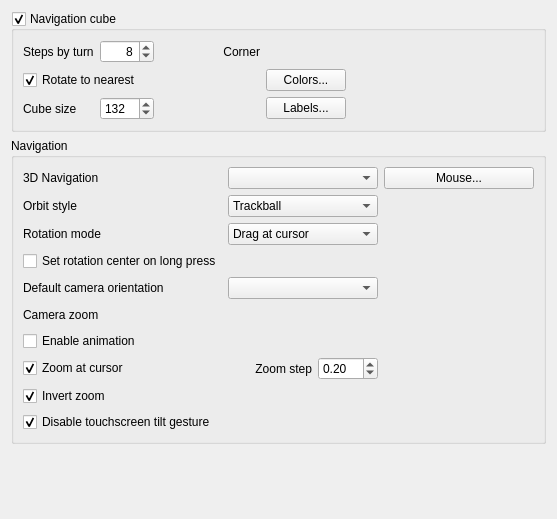
<?xml version="1.0" encoding="UTF-8"?>
<ui version="4.0">
 <class>Gui::Dialog::DlgSettingsNavigation</class>
 <widget class="QWidget" name="Gui::Dialog::DlgSettingsNavigation">
  <property name="geometry">
   <rect>
    <x>0</x>
    <y>0</y>
    <width>557</width>
    <height>519</height>
   </rect>
  </property>
  <property name="windowTitle">
   <string>Navigation</string>
  </property>
  <layout class="QVBoxLayout" name="verticalLayout_2">
   <item>
    <widget class="QGroupBox" name="groupBoxNaviCube">
     <property name="title">
      <string>Navigation cube</string>
     </property>
     <property name="checkable">
      <bool>true</bool>
     </property>
     <layout class="QGridLayout" name="gridLayout_2">
      <item row="1" column="3">
       <widget class="QPushButton" name="buttonNaviColors">
        <property name="text">
         <string>Colors...</string>
        </property>
       </widget>
      </item>
      <item row="2" column="3">
       <widget class="QPushButton" name="buttonNaviLabels">
        <property name="text">
         <string>Labels...</string>
        </property>
       </widget>
      </item>
      <item row="0" column="0">
       <widget class="QLabel" name="stepLabel">
        <property name="text">
         <string>Steps by turn</string>
        </property>
       </widget>
      </item>
      <item row="0" column="1">
       <widget class="Gui::PrefSpinBox" name="prefStepByTurn">
        <property name="toolTip">
         <string>Number of steps by turn when using arrows (default = 8 : step angle = 360/8 = 45 deg)</string>
        </property>
        <property name="alignment">
         <set>Qt::AlignRight|Qt::AlignTrailing|Qt::AlignVCenter</set>
        </property>
        <property name="minimum">
         <number>4</number>
        </property>
        <property name="maximum">
         <number>36</number>
        </property>
        <property name="value">
         <number>8</number>
        </property>
        <property name="prefEntry" stdset="0">
         <cstring>NaviStepByTurn</cstring>
        </property>
        <property name="prefPath" stdset="0">
         <cstring>NaviCube</cstring>
        </property>
       </widget>
      </item>
      <item row="0" column="2">
       <widget class="QLabel" name="cornerLabel">
        <property name="minimumSize">
         <size>
          <width>100</width>
          <height>0</height>
         </size>
        </property>
        <property name="text">
         <string>Corner</string>
        </property>
        <property name="alignment">
         <set>Qt::AlignRight|Qt::AlignTrailing|Qt::AlignVCenter</set>
        </property>
       </widget>
      </item>
      <item row="0" column="3">
       <widget class="Gui::PrefComboBox" name="naviCubeCorner" native="true">
        <property name="toolTip">
         <string>Corner where navigation cube is shown</string>
        </property>
        <property name="currentIndex" stdset="0">
         <number>1</number>
        </property>
        <property name="prefEntry" stdset="0">
         <cstring>CornerNaviCube</cstring>
        </property>
        <property name="prefPath" stdset="0">
         <cstring>View</cstring>
        </property>
       </widget>
      </item>
      <item row="1" column="0" colspan="2">
       <widget class="Gui::PrefCheckBox" name="naviCubeToNearest">
        <property name="toolTip">
         <string>Rotates to nearest possible state when clicking a cube face</string>
        </property>
        <property name="text">
         <string>Rotate to nearest</string>
        </property>
        <property name="checked">
         <bool>true</bool>
        </property>
        <property name="prefEntry" stdset="0">
         <cstring>NaviRotateToNearest</cstring>
        </property>
        <property name="prefPath" stdset="0">
         <cstring>NaviCube</cstring>
        </property>
       </widget>
      </item>
      <item row="2" column="0">
       <widget class="QLabel" name="label_3">
        <property name="text">
         <string>Cube size</string>
        </property>
       </widget>
      </item>
      <item row="2" column="1">
       <widget class="Gui::PrefSpinBox" name="prefCubeSize">
        <property name="toolTip">
         <string>Size of the navigation cube</string>
        </property>
        <property name="minimum">
         <number>10</number>
        </property>
        <property name="maximum">
         <number>1024</number>
        </property>
        <property name="singleStep">
         <number>10</number>
        </property>
        <property name="value">
         <number>132</number>
        </property>
        <property name="prefEntry" stdset="0">
         <cstring>CubeSize</cstring>
        </property>
        <property name="prefPath" stdset="0">
         <cstring>NaviCube</cstring>
        </property>
       </widget>
      </item>
      <item row="0" column="4">
       <spacer name="horizontalSpacer">
        <property name="orientation">
         <enum>Qt::Horizontal</enum>
        </property>
        <property name="sizeHint" stdset="0">
         <size>
          <width>40</width>
          <height>20</height>
         </size>
        </property>
       </spacer>
      </item>
     </layout>
    </widget>
   </item>
   <item>
    <widget class="QGroupBox" name="GroupBox12">
     <property name="enabled">
      <bool>true</bool>
     </property>
     <property name="title">
      <string>Navigation</string>
     </property>
     <layout class="QVBoxLayout" name="verticalLayout">
      <item>
       <layout class="QGridLayout" name="gridLayout">
        <item row="7" column="2">
         <layout class="QHBoxLayout" name="horizontalLayout">
          <item>
           <widget class="QLabel" name="label">
            <property name="maximumSize">
             <size>
              <width>100</width>
              <height>16777215</height>
             </size>
            </property>
            <property name="text">
             <string>Zoom step</string>
            </property>
            <property name="alignment">
             <set>Qt::AlignRight|Qt::AlignTrailing|Qt::AlignVCenter</set>
            </property>
           </widget>
          </item>
          <item>
           <widget class="Gui::PrefDoubleSpinBox" name="spinBoxZoomStep">
            <property name="maximumSize">
             <size>
              <width>60</width>
              <height>16777215</height>
             </size>
            </property>
            <property name="toolTip">
             <string>How much will be zoomed.
Zoom step of '1' means a factor of 7.5 for every zoom step.</string>
            </property>
            <property name="minimum">
             <double>0.010000000000000</double>
            </property>
            <property name="maximum">
             <double>1.000000000000000</double>
            </property>
            <property name="singleStep">
             <double>0.050000000000000</double>
            </property>
            <property name="value">
             <double>0.200000000000000</double>
            </property>
            <property name="prefEntry" stdset="0">
             <cstring>ZoomStep</cstring>
            </property>
            <property name="prefPath" stdset="0">
             <cstring>View</cstring>
            </property>
           </widget>
          </item>
         </layout>
        </item>
        <item row="4" column="0">
         <widget class="QLabel" name="newDocViewLabel">
          <property name="text">
           <string>Default camera orientation</string>
          </property>
         </widget>
        </item>
        <item row="1" column="2">
         <widget class="QComboBox" name="comboOrbitStyle">
          <property name="minimumSize">
           <size>
            <width>120</width>
            <height>0</height>
           </size>
          </property>
          <property name="maximumSize">
           <size>
            <width>16777215</width>
            <height>16777215</height>
           </size>
          </property>
          <property name="toolTip">
           <string>Rotation orbit style.
Trackball: moving the mouse horizontally will rotate the part around the y-axis
Turntable: the part will be rotated around the z-axis.</string>
          </property>
          <property name="currentIndex">
           <number>1</number>
          </property>
          <item>
           <property name="text">
            <string>Turntable</string>
           </property>
          </item>
          <item>
           <property name="text">
            <string>Trackball</string>
           </property>
          </item>
         </widget>
        </item>
        <item row="2" column="0">
         <widget class="QLabel" name="labelRotationMode">
          <property name="text">
           <string>Rotation mode</string>
          </property>
         </widget>
        </item>
        <item row="0" column="0">
         <widget class="QLabel" name="navigationLabel">
          <property name="text">
           <string>3D Navigation</string>
          </property>
         </widget>
        </item>
        <item row="1" column="0">
         <widget class="QLabel" name="orbitLabel">
          <property name="text">
           <string>Orbit style</string>
          </property>
         </widget>
        </item>
        <item row="7" column="0">
         <widget class="Gui::PrefCheckBox" name="checkBoxZoomAtCursor">
          <property name="toolTip">
           <string>Zoom operations will be performed at position of mouse pointer</string>
          </property>
          <property name="text">
           <string>Zoom at cursor</string>
          </property>
          <property name="checked">
           <bool>true</bool>
          </property>
          <property name="prefEntry" stdset="0">
           <cstring>ZoomAtCursor</cstring>
          </property>
          <property name="prefPath" stdset="0">
           <cstring>View</cstring>
          </property>
         </widget>
        </item>
        <item row="0" column="2">
         <widget class="QComboBox" name="comboNavigationStyle">
          <property name="minimumSize">
           <size>
            <width>120</width>
            <height>0</height>
           </size>
          </property>
          <property name="maximumSize">
           <size>
            <width>16777215</width>
            <height>16777215</height>
           </size>
          </property>
          <property name="toolTip">
           <string>Navigation settings set</string>
          </property>
          <property name="currentIndex">
           <number>-1</number>
          </property>
         </widget>
        </item>
        <item row="9" column="0">
         <widget class="Gui::PrefCheckBox" name="checkBoxDisableTilt">
          <property name="toolTip">
           <string>Prevents view tilting when pinch-zooming.
Affects only gesture navigation style.
Mouse tilting is not disabled by this setting.</string>
          </property>
          <property name="text">
           <string>Disable touchscreen tilt gesture</string>
          </property>
          <property name="checked">
           <bool>true</bool>
          </property>
          <property name="prefEntry" stdset="0">
           <cstring>DisableTouchTilt</cstring>
          </property>
          <property name="prefPath" stdset="0">
           <cstring>View</cstring>
          </property>
         </widget>
        </item>
        <item row="3" column="0">
         <widget class="QCheckBox" name="checkBoxRotationCenter">
          <property name="toolTip">
           <string>Only applicable in gesture navigation mode.

If enabled, then long press and then release either the touch screen
or any mouse button to set the rotation center. 

If disabled, then long press and then release to bring up the context menu.

If ALT key is down, then does the oppsite of the above long press action.</string>
          </property>
          <property name="text">
           <string>Set rotation center on long press</string>
          </property>
         </widget>
        </item>
        <item row="6" column="0">
         <widget class="Gui::PrefCheckBox" name="checkBoxUseAutoRotation">
          <property name="enabled">
           <bool>true</bool>
          </property>
          <property name="toolTip">
           <string>Enable animated rotations</string>
          </property>
          <property name="text">
           <string>Enable animation</string>
          </property>
          <property name="checked">
           <bool>false</bool>
          </property>
          <property name="prefEntry" stdset="0">
           <cstring>UseAutoRotation</cstring>
          </property>
          <property name="prefPath" stdset="0">
           <cstring>View</cstring>
          </property>
         </widget>
        </item>
        <item row="2" column="2">
         <widget class="QComboBox" name="comboRotationMode">
          <property name="minimumSize">
           <size>
            <width>120</width>
            <height>0</height>
           </size>
          </property>
          <property name="maximumSize">
           <size>
            <width>16777215</width>
            <height>16777215</height>
           </size>
          </property>
          <property name="toolTip">
           <string>Rotations in 3D will use current cursor position as center for rotation</string>
          </property>
          <property name="currentIndex">
           <number>1</number>
          </property>
          <item>
           <property name="text">
            <string>Window center</string>
           </property>
          </item>
          <item>
           <property name="text">
            <string>Drag at cursor</string>
           </property>
          </item>
          <item>
           <property name="text">
            <string>Object center</string>
           </property>
          </item>
         </widget>
        </item>
        <item row="8" column="0">
         <widget class="Gui::PrefCheckBox" name="checkBoxInvertZoom">
          <property name="toolTip">
           <string>Direction of zoom operations will be inverted</string>
          </property>
          <property name="text">
           <string>Invert zoom</string>
          </property>
          <property name="checked">
           <bool>true</bool>
          </property>
          <property name="prefEntry" stdset="0">
           <cstring>InvertZoom</cstring>
          </property>
          <property name="prefPath" stdset="0">
           <cstring>View</cstring>
          </property>
         </widget>
        </item>
        <item row="5" column="0">
         <widget class="QLabel" name="label_2">
          <property name="text">
           <string>Camera zoom</string>
          </property>
         </widget>
        </item>
        <item row="5" column="2">
         <widget class="PrefUnitSpinBox" name="qspinNewDocScale" native="true">
          <property name="minimumSize">
           <size>
            <width>120</width>
            <height>20</height>
           </size>
          </property>
          <property name="maximumSize">
           <size>
            <width>16777215</width>
            <height>16777215</height>
           </size>
          </property>
          <property name="toolTip">
           <string>Sets camera zoom for new documents.
The value is the diameter of the sphere to fit on the screen.</string>
          </property>
          <property name="unit" stdset="0">
           <string>mm</string>
          </property>
          <property name="minimum" stdset="0">
           <double>0.000010000000000</double>
          </property>
          <property name="maximum" stdset="0">
           <double>10000000.000000000000000</double>
          </property>
          <property name="prefEntry" stdset="0">
           <cstring>NewDocumentCameraScale</cstring>
          </property>
          <property name="prefPath" stdset="0">
           <cstring>View</cstring>
          </property>
          <property name="rawValue" stdset="0">
           <double>100.000000000000000</double>
          </property>
         </widget>
        </item>
        <item row="4" column="2">
         <widget class="QComboBox" name="comboNewDocView">
          <property name="minimumSize">
           <size>
            <width>120</width>
            <height>0</height>
           </size>
          </property>
          <property name="maximumSize">
           <size>
            <width>16777215</width>
            <height>16777215</height>
           </size>
          </property>
          <property name="toolTip">
           <string>Default camera orientation when creating a new document or selecting the home view</string>
          </property>
         </widget>
        </item>
        <item row="0" column="3">
         <widget class="QPushButton" name="mouseButton">
          <property name="toolTip">
           <string>List the mouse button configs for each chosen navigation setting.
Select a set and then press the button to view said configurations.</string>
          </property>
          <property name="text">
           <string>Mouse...</string>
          </property>
         </widget>
        </item>
       </layout>
      </item>
     </layout>
    </widget>
   </item>
   <item>
    <spacer name="verticalSpacer">
     <property name="orientation">
      <enum>Qt::Vertical</enum>
     </property>
     <property name="sizeHint" stdset="0">
      <size>
       <width>20</width>
       <height>96</height>
      </size>
     </property>
    </spacer>
   </item>
  </layout>
 </widget>
 <customwidgets>
  <customwidget>
   <class>Gui::PrefCheckBox</class>
   <extends>QCheckBox</extends>
   <header>Gui/PrefWidgets.h</header>
  </customwidget>
  <customwidget>
   <class>Gui::PrefSpinBox</class>
   <extends>QSpinBox</extends>
   <header>Gui/PrefWidgets.h</header>
  </customwidget>
  <customwidget>
   <class>Gui::PrefDoubleSpinBox</class>
   <extends>QDoubleSpinBox</extends>
   <header>Gui/PrefWidgets.h</header>
  </customwidget>
  <customwidget>
   <class>PrefUnitSpinBox</class>
   <extends>QWidget</extends>
   <header>Gui/PrefWidgets.h</header>
   <container>1</container>
  </customwidget>
  <customwidget>
   <class>Gui::PrefComboBox</class>
   <extends>QWidget</extends>
   <header>Gui/PrefWidgets.h</header>
  </customwidget>
 </customwidgets>
 <resources/>
 <connections/>
</ui>
